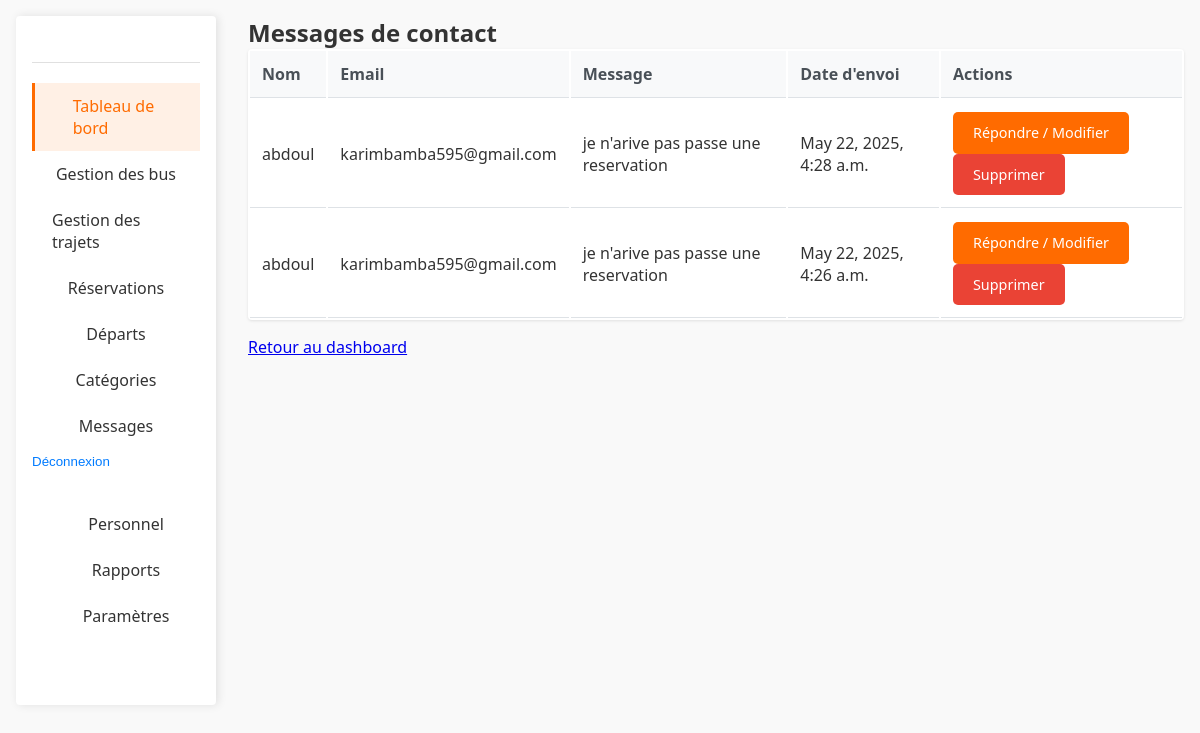
/dashboard/messages/ (signed in), run on the app's committed database.
### reservations/models.py (models this page shows, shortened)
class ContactMessage(models.Model):
    name = models.CharField(max_length=100)
    email = models.EmailField()
    message = models.TextField()
    submitted_at = models.DateTimeField(auto_now_add=True)
    reply = models.TextField(blank=True, null=True)
    replied_at = models.DateTimeField(blank=True, null=True)

### gareci_admin/views.py (the view)
# urls.py: path('messages/', MessageListView.as_view(), name='message_list'),
class MessageListView(StaffRequiredMixin, ListView):
    model = ContactMessage
    template_name = 'dashboard/message_list.html'
    context_object_name = 'messages'
    ordering = ['-submitted_at']

### gareci_admin/utils.py (called while the page is built)
    def test_func(self):
        return self.request.user.is_staff

### gareci_admin/templates/dashboard/message_list.html (shortened to what this page needs)
{% extends 'base.html' %}
{% block content %}
<h2>Messages de contact</h2>
<table>
    <thead>
        <tr>
            <th>Nom</th>
            <th>Email</th>
            <th>Message</th>
            <th>Date d'envoi</th>
            <th>Actions</th>
        </tr>
    </thead>
    <tbody>
        {% for msg in messages %}
        <tr>
            <td>{{ msg.name }}</td>
            <td>{{ msg.email }}</td>
            <td>{{ msg.message }}</td>
            <td>{{ msg.submitted_at }}</td>
            <td>
                <a href="{% url 'dashboard:message_reply' msg.id %}" class="btn btn-sm btn-primary">Répondre / Modifier</a>
                <a href="{% url 'dashboard:message_delete' msg.id %}" class="btn btn-danger btn-sm" onclick="return confirm('Supprimer ce message ?');">Supprimer</a>
            </td>
        </tr>
        {% empty %}
        <tr><td colspan="5">Aucun message reçu.</td></tr>
        {% endfor %}
    </tbody>
</table>
<a href="{% url 'dashboard:index' %}">Retour au dashboard</a>
{% endblock %}

### static/css/dashboard.css (style rules this page uses)
table { width: 100%; margin-bottom: 1rem; background-color: #fff; border-radius: 4px; box-shadow: 0 1px 3px rgba(0,0,0,0.1); }
th, td { padding: 0.75rem; text-align: left; border-bottom: 1px solid #dee2e6; }
th { background-color: #f8f9fa; font-weight: 600; color: #495057; }
.btn { display: inline-block; padding: 0.375rem 0.75rem; font-size: 0.875rem; line-height: 1.5; text-align: center; text-decoration: none; border-radius: 4px; transition: all 0.2s; cursor: pointer; background-color: #f8f9fa; color: #212529; border: 1px solid #dee2e6; }
.btn-primary { background-color: #0d6efd; color: #fff; border: none; }
.btn-sm { padding: 0.25rem 0.5rem; font-size: 0.75rem; }
:root { --primary: #FF6B00; --primary-dark: #E05D00; --secondary: #0056B3; --dark: #333333; --light: #F5F5F5; --gray: #888888; --light-gray: #E0E0E0; --sidebar-width: 350px; --sidebar-collapsed-width: 80px; --header-height: 70px; --blue: #4285F4; --green: #34A853; --orange: #FBBC05; --red: #EA4335; }
* { margin: 0; padding: 0; box-sizing: border-box; }
body { font-family: 'Segoe UI', Tahoma, Geneva, Verdana, sans-serif; background-color: #f9f9f9; color: var(--dark); }
.btn { display: inline-flex; align-items: center; justify-content: center; padding: 10px 20px; border-radius: 5px; font-weight: 500; cursor: pointer; transition: all 0.3s; border: none; font-size: 0.9rem; }
.btn-primary { background-color: var(--primary); color: white; }
.btn-danger { background-color: var(--red); color: white; }

### data on the page
ContactMessage: name "abdoul", email "karimbamba595@gmail.com", message "je n'arive pas passe une reservation", submitted_at "May 22, 2025, 4:28 a.m."
ContactMessage: name "abdoul", email "karimbamba595@gmail.com", message "je n'arive pas passe une reservation", submitted_at "May 22, 2025, 4:26 a.m."
